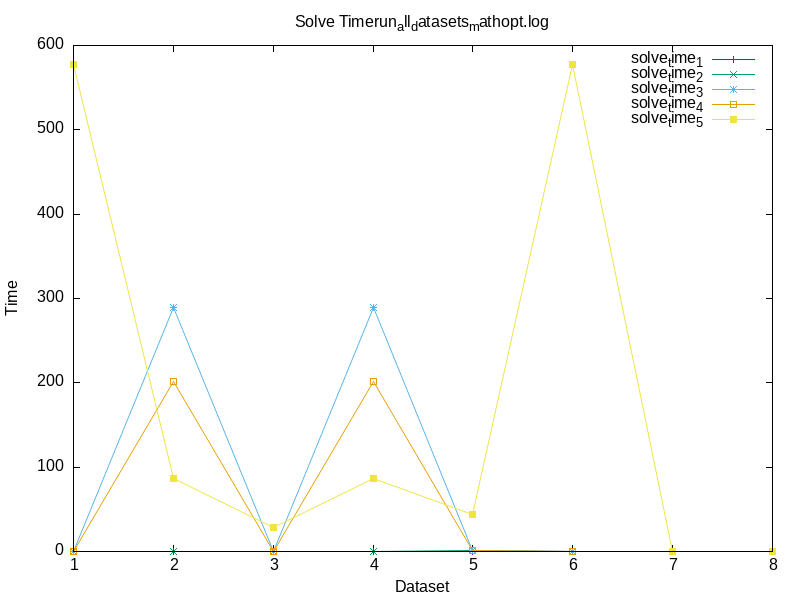

The script that saved this image:
set terminal png size 800,600
set output 'solve_time_mathopt.png'
set title 'Solve Timerun_all_datasets_mathopt.log'
set xlabel 'Dataset'
set ylabel 'Time'
set xtics 1
set key autotitle columnhead
plot '../Data_logs/solve_time_mathopt.dat' using 1:12 with linespoints title columnhead(12), '' using 1:13 with linespoints title columnhead(13), '' using 1:14 with linespoints title columnhead(14), '' using 1:15 with linespoints title columnhead(15), '' using 1:16 with linespoints title columnhead(16)
